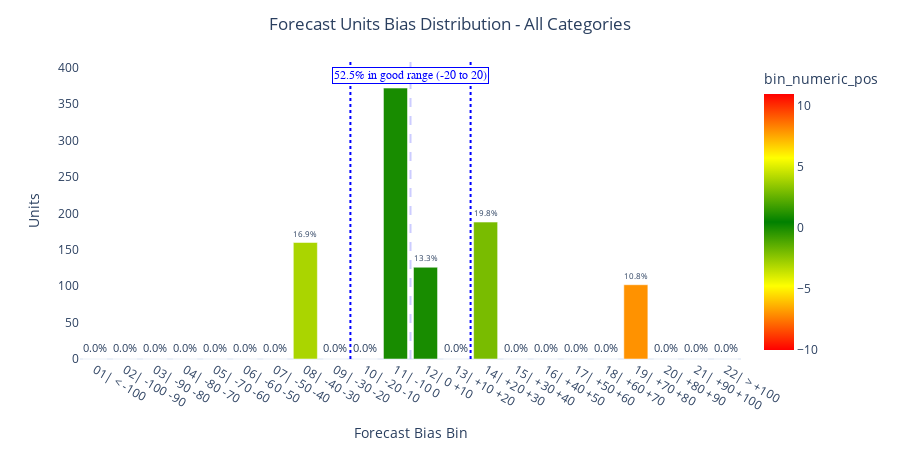

The code cell stored with this chart in its notebook:
### Code cell
FEVAL.plot_accuracy_distribution(evaluation_data_category, method=METHOD).show()

### Figure 1 — Plotly figure (JSON) as saved in the notebook; plotly's stock layout.template omitted (floating-point values rounded to 4 significant figures)
{"data": [{"alignmentgroup": "True", "hovertemplate": "Forecast Bias Bin=%{x}<br>Units=%{y}<br>percentage_of_target=%{text}<br>bin_numeric_pos=%{marker.color}<extra></extra>", "legendgroup": "", "marker": {"color": [-10, -9, -8, -7, -6, -5, -4, -3, -2, -1, 0, 1, 2, 3, 4, 5, 6, 7, 8, 9, 10, 11], "coloraxis": "coloraxis", "pattern": {"shape": ""}}, "name": "", "offsetgroup": "", "orientation": "v", "showlegend": false, "text": [0, 0, 0, 0, 0, 0, 0, 16.9, 0, 0, 39.2, 13.3, 0, 19.8, 0, 0, 0, 0, 10.8, 0, 0, 0], "textposition": "outside", "texttemplate": "%{text:.1f}%", "type": "bar", "x": ["01| < -100", "02| -100 -90", "03| -90 -80", "04| -80 -70", "05| -70 -60", "06| -60 -50", "07| -50 -40", "08| -40 -30", "09| -30 -20", "10| -20 -10", "11| -10 0", "12| 0 +10", "13| +10 +20", "14| +20 +30", "15| +30 +40", "16| +40 +50", "17| +50 +60", "18| +60 +70", "19| +70 +80", "20| +80 +90", "21| +90 +100", "22| > +100"], "xaxis": "x", "y": [0, 0, 0, 0, 0, 0, 0, 160, 0, 0, 372, 126, 0, 188, 0, 0, 0, 0, 102, 0, 0, 0], "yaxis": "y"}], "layout": {"annotations": [{"bgcolor": "white", "bordercolor": "#0000ff", "borderwidth": 1, "font": {"color": "#0000ff", "family": "Arial", "size": 12}, "showarrow": false, "text": "52.5% in good range (-20 to 20)", "x": 10.5, "y": 388.7}], "barmode": "relative", "coloraxis": {"colorbar": {"title": {"text": "bin_numeric_pos"}}, "colorscale": [[0, "red"], [0.25, "yellow"], [0.5, "green"], [0.75, "yellow"], [1, "red"]]}, "height": 450, "legend": {"tracegroupgap": 0}, "margin": {"t": 60}, "shapes": [{"line": {"color": "#ccccff", "dash": "dash"}, "type": "line", "x0": 10.5, "x1": 10.5, "y0": 0, "y1": 409.2}, {"line": {"color": "#0000ff", "dash": "dot"}, "type": "line", "x0": 8.5, "x1": 8.5, "y0": 0, "y1": 409.2}, {"line": {"color": "#0000ff", "dash": "dot"}, "type": "line", "x0": 12.5, "x1": 12.5, "y0": 0, "y1": 409.2}], "title": {"text": "Forecast Units Bias Distribution - All Categories", "x": 0.5}, "width": 900, "xaxis": {"anchor": "y", "domain": [0, 1], "showgrid": false, "title": {"text": "Forecast Bias Bin"}}, "yaxis": {"anchor": "x", "domain": [0, 1], "showgrid": false, "title": {"text": "Units"}}}}
